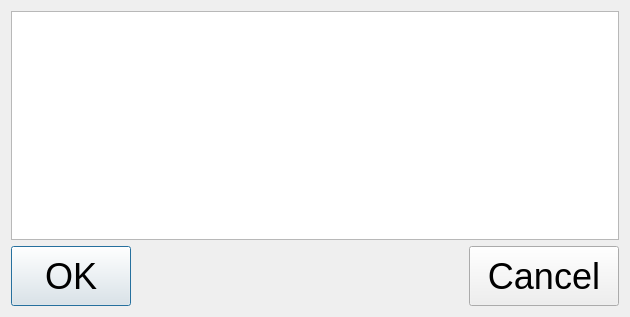
<?xml version="1.0" encoding="UTF-8"?>
<ui version="4.0">
 <class>NameListDlg</class>
 <widget class="QDialog" name="NameListDlg">
  <property name="geometry">
   <rect>
    <x>0</x>
    <y>0</y>
    <width>630</width>
    <height>317</height>
   </rect>
  </property>
  <property name="windowTitle">
   <string>Dialog</string>
  </property>
  <layout class="QVBoxLayout" name="verticalLayout">
   <item>
    <widget class="QListWidget" name="nameList">
     <property name="font">
      <font>
       <pointsize>32</pointsize>
      </font>
     </property>
     <property name="alternatingRowColors">
      <bool>true</bool>
     </property>
    </widget>
   </item>
   <item>
    <layout class="QHBoxLayout" name="horizontalLayout">
     <item>
      <widget class="QPushButton" name="okBtn">
       <property name="sizePolicy">
        <sizepolicy hsizetype="Fixed" vsizetype="Fixed">
         <horstretch>0</horstretch>
         <verstretch>0</verstretch>
        </sizepolicy>
       </property>
       <property name="minimumSize">
        <size>
         <width>120</width>
         <height>60</height>
        </size>
       </property>
       <property name="font">
        <font>
         <pointsize>27</pointsize>
        </font>
       </property>
       <property name="text">
        <string>OK</string>
       </property>
      </widget>
     </item>
     <item>
      <spacer name="horizontalSpacer">
       <property name="orientation">
        <enum>Qt::Horizontal</enum>
       </property>
       <property name="sizeHint" stdset="0">
        <size>
         <width>40</width>
         <height>20</height>
        </size>
       </property>
      </spacer>
     </item>
     <item>
      <widget class="QPushButton" name="cancelBtn">
       <property name="sizePolicy">
        <sizepolicy hsizetype="Fixed" vsizetype="Fixed">
         <horstretch>0</horstretch>
         <verstretch>0</verstretch>
        </sizepolicy>
       </property>
       <property name="minimumSize">
        <size>
         <width>150</width>
         <height>60</height>
        </size>
       </property>
       <property name="font">
        <font>
         <pointsize>27</pointsize>
        </font>
       </property>
       <property name="text">
        <string>Cancel</string>
       </property>
      </widget>
     </item>
    </layout>
   </item>
  </layout>
 </widget>
 <resources/>
 <connections/>
</ui>
